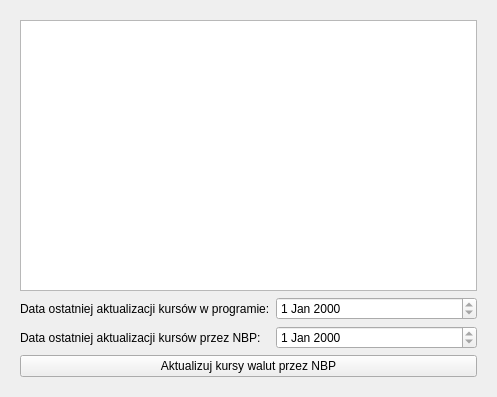
         <widget class="QWidget" name="widgetCurrencyList">
          <property name="geometry">
           <rect>
            <x>0</x>
            <y>0</y>
            <width>497</width>
            <height>397</height>
           </rect>
          </property>
          <attribute name="label">
           <string>Spis walut</string>
          </attribute>
          <layout class="QGridLayout" name="gridLayout_7">
           <item row="0" column="0">
            <widget class="QFrame" name="frame6">
             <property name="frameShape">
              <enum>QFrame::NoFrame</enum>
             </property>
             <property name="frameShadow">
              <enum>QFrame::Plain</enum>
             </property>
             <layout class="QVBoxLayout" name="verticalLayout_8">
              <item>
               <widget class="QTableView" name="tableViewCurrency">
                <attribute name="horizontalHeaderStretchLastSection">
                 <bool>true</bool>
                </attribute>
               </widget>
              </item>
              <item>
               <layout class="QFormLayout" name="formLayout_3">
                <item row="0" column="0">
                 <widget class="QLabel" name="labelLastUpdate">
                  <property name="text">
                   <string>Data ostatniej aktualizacji kursów w programie:</string>
                  </property>
                  <property name="buddy">
                   <cstring>dateEditLastUpdate</cstring>
                  </property>
                 </widget>
                </item>
                <item row="0" column="1">
                 <widget class="QDateEdit" name="dateEditLastUpdate">
                  <property name="readOnly">
                   <bool>true</bool>
                  </property>
                 </widget>
                </item>
                <item row="1" column="0">
                 <widget class="QLabel" name="label">
                  <property name="text">
                   <string>Data ostatniej aktualizacji kursów przez NBP:</string>
                  </property>
                  <property name="buddy">
                   <cstring>dateEditLastUpdateByCentralBank</cstring>
                  </property>
                 </widget>
                </item>
                <item row="1" column="1">
                 <widget class="QDateEdit" name="dateEditLastUpdateByCentralBank">
                  <property name="readOnly">
                   <bool>true</bool>
                  </property>
                 </widget>
                </item>
               </layout>
              </item>
              <item>
               <widget class="QPushButton" name="pushButtonUpdateRates">
                <property name="text">
                 <string>Aktualizuj kursy walut przez NBP</string>
                </property>
               </widget>
              </item>
             </layout>
            </widget>
           </item>
          </layout>
         </widget>
